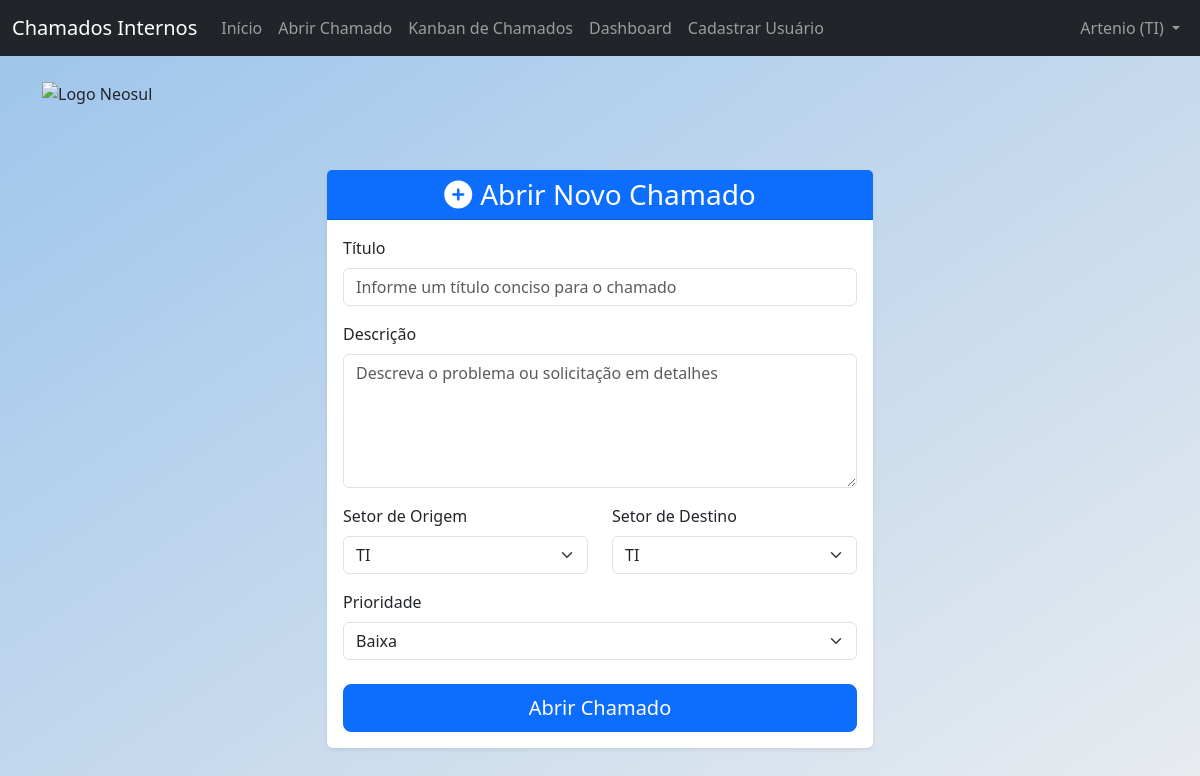
Before: /create_ticket (signed in) with the older database file.
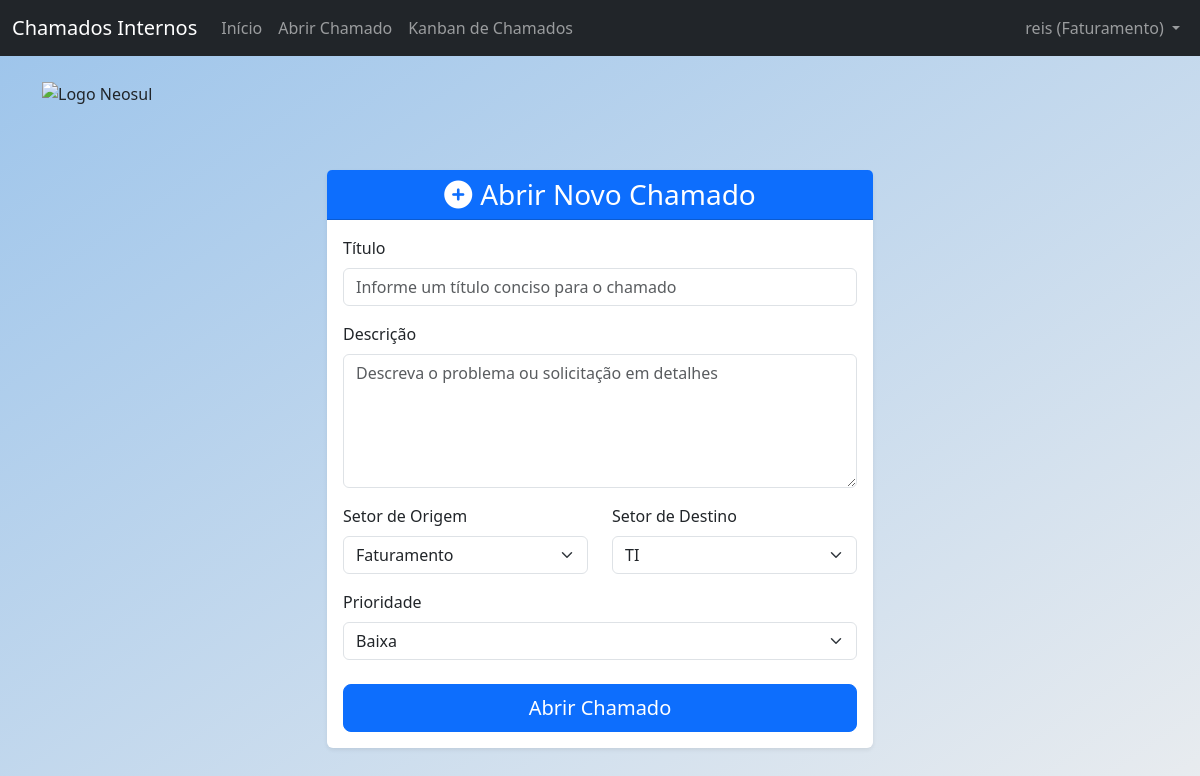
After: the same page with the newer database file.
### app/models.py (models this page shows, shortened)
class User(db.Model, UserMixin):
    id = db.Column(db.Integer, primary_key=True)
    name = db.Column(db.String(100), nullable=False)
    email = db.Column(db.String(120), unique=True, nullable=False)
    sector = db.Column(db.String(50), nullable=False)
    password = db.Column(db.String(128), nullable=False)
    access_level = db.Column(db.String(20), nullable=False, default='colaborador') # colaborador, tecnico, administrador
    created_at = db.Column(db.DateTime, default=datetime.utcnow)
    tickets_created = db.relationship('Ticket', backref='author', lazy=True, foreign_keys='Ticket.user_id')
    tickets_assigned = db.relationship('Ticket', backref='assignee_user', lazy=True, foreign_keys='Ticket.assigned_to')
    comments = db.relationship('Comment', backref='comment_author', lazy=True)

### app/routes.py (the view, shortened to what this page needs)
@main.route('/create_ticket', methods=['GET', 'POST'])
@login_required
def create_ticket():
    form = TicketForm()
    form.origin_sector.data = current_user.sector
    return render_template('create_ticket.html', title='Abrir Chamado', form=form)

### app/forms.py
class TicketForm(FlaskForm):
    title = StringField('Título', validators=[DataRequired(), Length(min=5, max=150)])
    description = TextAreaField('Descrição', validators=[DataRequired(), Length(min=10)])
    origin_sector = SelectField('Setor de Origem', choices=[
        ('TI', 'TI'),
        ('Vendas', 'Vendas'),
        ('Faturamento', 'Faturamento'),
        ('Contas a Pagar', 'Contas a Pagar'),
        ('Contas a Receber', 'Contas a Receber'),
        ('RH', 'RH'),
        ('Marketing', 'Marketing'),
        ('Outros', 'Outros')
    ], validators=[DataRequired()])
    target_sector = SelectField('Setor de Destino', choices=[
        ('TI', 'TI'),
        ('Vendas', 'Vendas'),
        ('Faturamento', 'Faturamento'),
        ('Contas a Pagar', 'Contas a Pagar'),
        ('Contas a Receber', 'Contas a Receber'),
        ('RH', 'RH'),
        ('Marketing', 'Marketing'),
        ('Outros', 'Outros')
    ], validators=[DataRequired()])
    priority = SelectField('Prioridade', choices=[
        ('baixa', 'Baixa'),
        ('media', 'Média'),
        ('alta', 'Alta')
    ], validators=[DataRequired()])
    submit = SubmitField('Abrir Chamado')

### app/templates/create_ticket.html (shortened to what this page needs)
{% extends "base.html" %}
{% block content %}
<div class="row justify-content-start mt-4">
    <div class="col-12 text-start mb-3">
        <img src="https://neosul.com.br/clientes/1/img/logo.png" alt="Logo Neosul" style="max-width: 250px; height: auto;">
    </div>
</div>
    <div class="row justify-content-center mt-5">
        <div class="col-md-8 col-lg-6">
            <div class="card shadow-sm">
                <div class="card-header text-center bg-primary text-white">
                    <h3 class="mb-0"><i class="fas fa-plus-circle me-2"></i>Abrir Novo Chamado</h3>
                </div>
                <div class="card-body">
                    <form method="POST" action="">
                        <div class="mb-3">
                            {{ form.title.label(class="form-label") }}
                            {{ form.title(class="form-control", placeholder="Informe um título conciso para o chamado") }}
                        </div>
                        <div class="mb-3">
                            {{ form.description.label(class="form-label") }}
                            {{ form.description(class="form-control", rows="5", placeholder="Descreva o problema ou solicitação em detalhes") }}
                        </div>
                        <div class="row mb-3">
                            <div class="col-md-6">
                                {{ form.origin_sector.label(class="form-label") }}
                                {{ form.origin_sector(class="form-select") }}
                            </div>
                            <div class="col-md-6">
                                {{ form.target_sector.label(class="form-label") }}
                                {{ form.target_sector(class="form-select") }}
                            </div>
                        </div>
                        <div class="mb-3">
                            {{ form.priority.label(class="form-label") }}
                            {{ form.priority(class="form-select") }}
                        </div>
                        <div class="d-grid gap-2 mt-4">
                            {{ form.submit(class="btn btn-primary btn-lg") }}
                        </div>
                    </form>
                </div>
            </div>
        </div>
    </div>
{% endblock content %}

### app/templates/components/navbar.html (shortened to what this page needs)
<nav class="navbar navbar-expand-lg navbar-dark bg-dark">
    <div class="container-fluid">
        <a class="navbar-brand" href="{{ url_for('main.home') }}">Chamados Internos</a>
        <div class="collapse navbar-collapse" id="navbarNav">
            <ul class="navbar-nav me-auto mb-2 mb-lg-0">
                <li class="nav-item">
                    <a class="nav-link" href="{{ url_for('main.home') }}">Início</a>
                </li>
                {% if current_user.is_authenticated %}
                    <li class="nav-item">
                        <a class="nav-link" href="{{ url_for('main.create_ticket') }}">Abrir Chamado</a>
                    </li>
                    <li class="nav-item">
                        <a class="nav-link" href="{{ url_for('main.tickets_kanban') }}">Kanban de Chamados</a>
                    </li>
                    {% if current_user.access_level == 'administrador' or current_user.access_level == 'tecnico' %}
                        <li class="nav-item">
                            <a class="nav-link" href="{{ url_for('main.dashboard') }}">Dashboard</a>
                        </li>
                    {% endif %}
                    {% if current_user.access_level == 'administrador' %}
                        <li class="nav-item">
                            <a class="nav-link" href="{{ url_for('main.register') }}">Cadastrar Usuário</a>
                        </li>
                    {% endif %}
                {% endif %}
            </ul>
            <ul class="navbar-nav ms-auto mb-2 mb-lg-0">
                {% if current_user.is_authenticated %}
                    <li class="nav-item dropdown">
                        <a class="nav-link dropdown-toggle" href="#" id="navbarDropdown" role="button" data-bs-toggle="dropdown" aria-expanded="false">
                            {{ current_user.name }} ({{ current_user.sector }})
                        </a>
                    </li>
                {% else %}
                    <li class="nav-item">
                        <a class="nav-link" href="{{ url_for('main.login') }}">Login</a>
                    </li>
                {% endif %}
            </ul>
        </div>
    </div>
</nav>

Changed rows visible on the page:
changed User: name "Artenio" → "reis"; sector "TI" → "Faturamento"; access_level "administrador" → "colaborador" (drawn)
Other visible differences:
form field origin_sector: "TI" → "Faturamento"
text no longer shown: "Dashboard Cadastrar Usuário"
